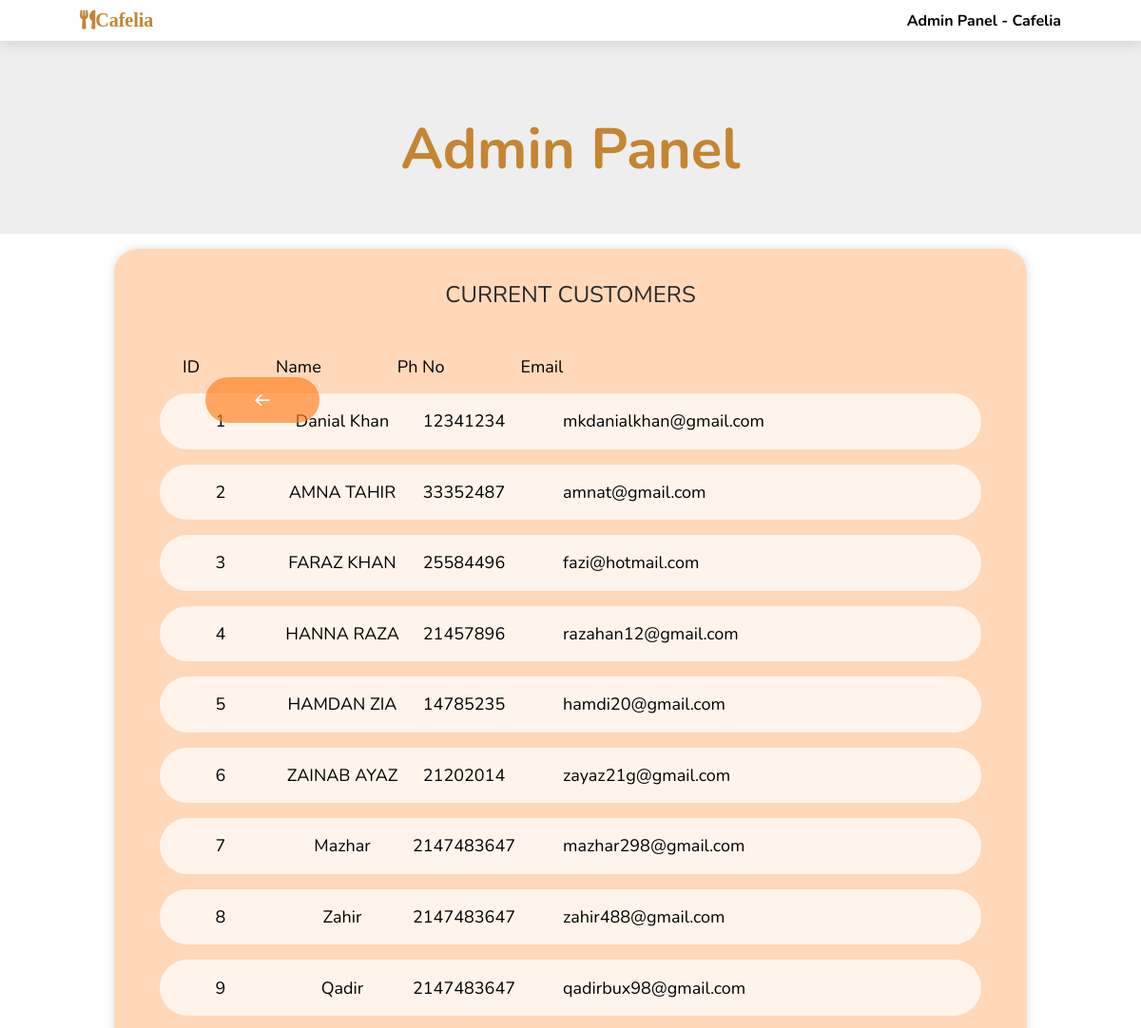
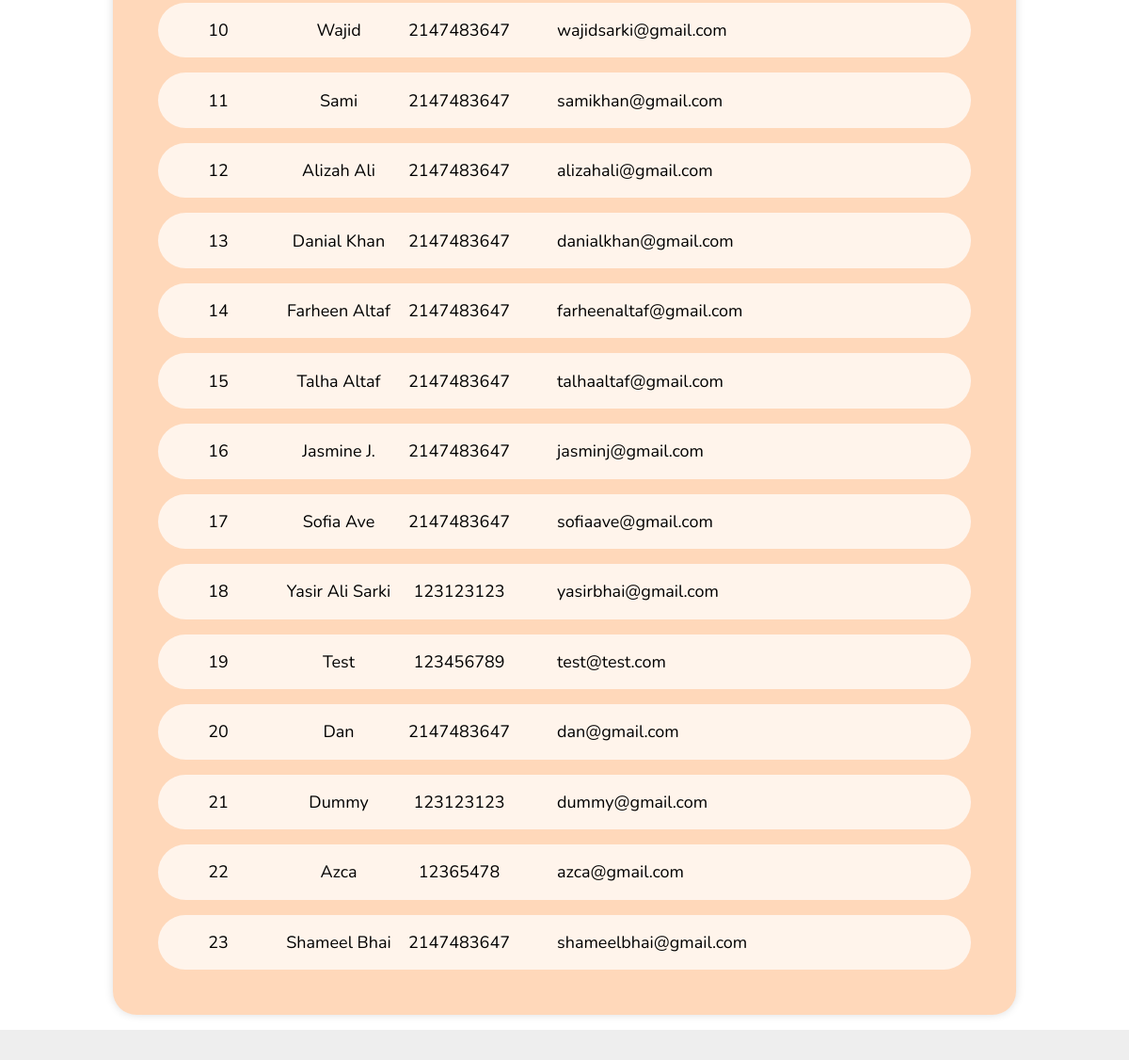
The page /view-customers.php on the database its author committed (2 pictures, top to bottom).
### tables this page shows
CREATE TABLE `customers` (
  `customerID` int(11) NOT NULL,
  `name` varchar(30) NOT NULL,
  `ph_no` int(11) NOT NULL,
  `address` varchar(200) NOT NULL,
  `email` varchar(35) NOT NULL,
  `password` varchar(30) NOT NULL
);

### src/view-customers.php (the view, shortened to what this page needs)
<!DOCTYPE html>
<html lang="en">
<head>
    <link rel="stylesheet" href="https://unpkg.com/swiper/swiper-bundle.min.css" />
	<link href="https://unpkg.com/boxicons@2.1.4/css/boxicons.min.css" rel="stylesheet">
    <link rel="stylesheet" href="https://cdnjs.cloudflare.com/ajax/libs/font-awesome/5.15.3/css/all.min.css">
    <link rel="stylesheet" href="css/style.css">
    <?php
        include 'connection.php';
        $sql = "SELECT customerID, name, ph_no, email FROM customers ORDER BY customerID";
        $result = mysqli_query($conn, $sql);
    ?>
</head>
<body>
<header>
    <a href="" class="logo"><i class="fas fa-utensils">Cafelia</i></a>
    <h1>Admin Panel - Cafelia</h1>
</header>
<section class="top">
    <div class="back-btn">
        <a href="admin-panel.php"><i class='bx bx-arrow-back'></i></a>
    </div>
    <div class="login-heading">
        <h2><span>Admin Panel</span></h2>
    </div>
</section>
<section class="info">
    <div class="outer">
            <div class="heading-text">
                Current Customers
            </div>
            <div class="item-heading">
                <p>ID</p>
                <p>Name</p>
                <p>Ph No</p>
                <p>email</p>
            </div>
            <?php
                while ($row = mysqli_fetch_assoc($result)) {
            ?>
            <div class="item">
                <div class="customerID emp-details"><?php echo $row['customerID']?></div>
                <div class="name emp-details"><?php echo $row['name']?></div>
                <div class="ph_no emp-details"><?php echo $row['ph_no']?></div>
                <div class="email emp-details"><?php echo $row['email']?></div>
            </div>
            <?php
                }
            ?>
    </div>
</section>
<section class="bottom"></section>
</body>
</html>

### src/css/style.css (style rules this page uses)
:root { --brown:#c58532; --black:#292929; --light-color:#666; --box-shadow:0 .5rem 1.5rem rgba(0, 0, 0, 0.1); }
* { font-family: 'Nunito', sans-serif; margin:0; padding:0; box-sizing: border-box; text-decoration: none; outline: none; border:none; text-transform: capitalize; transition: all .2s linear; }
html { font-size: 62.5%; overflow-x: hidden; scroll-padding-top: 5.5rem; scroll-behavior: smooth; }
section { padding:2rem 10%; padding-right: 10% }
section:nth-child(even) { background:#eee; }
header { position: fixed; top:0; left: 0; right:0; background: #fff; padding:1rem 7%; display: flex; align-items: center; justify-content: space-between; z-index: 900; box-shadow: var(--box-shadow); }
header .logo { color:var(--black); font-size: 2.5rem; font-weight: bolder; }
header .logo i { color:var(--brown); }
.top { display: flex; justify-content: center; align-items: center; }
.top .login-heading { text-align: center; color:var(--black); font-size: 5rem; padding-bottom: 4rem; text-transform: uppercase; padding-top: 100px; }
.top .login-heading span { color:var(--brown); }
.back-btn { width: 15rem; height: 6rem; display: flex; justify-content: center; align-items: center; position: absolute; left: 18%; top: 18%; }
.back-btn a { width: 100%; height: 100%; display: flex; justify-content: center; align-items: center; border-radius: 25px; font-size: 20px; font-weight: 700; color: #fff; background-color: #ff8121ad; }
.info { display: flex; align-items: center; justify-content: center; }
.info .outer { display: flex; flex-direction: column; align-items: center; min-height: 60rem; width: 150rem; background-color: #ff81214f; border-radius: 25px; box-shadow: #00000023 0px 0px 10px 0px; gap: 2rem; padding-bottom: 5%; }
.info .outer .item { background-color: #ffffffb7; display: flex; flex-direction: row; width: 90%; height: 20%; border-radius: 30px; }
.info .outer .heading-text { text-align: center; color:var(--black); font-size: 3rem; padding-bottom: 4rem; padding-top: 4rem; text-transform: uppercase; }
.info .outer .item-heading { width: 60%; margin-right: 30rem; display: flex; flex-direction: row; justify-content: flex-start; align-items: flex-start; gap: 10rem; font-size: large; }
.info .outer .item .emp-details { width: 16rem; display: flex; flex-direction: row; justify-content: center; align-items: center; font-size: large; padding-top: 2%; padding-bottom: 2%; }
.info .outer .item .ph_no { margin-right: 5rem; }
.info .outer .item .email { text-transform: none; display: flex; justify-content: start; }
@media (min-width:450px) { html { font-size: 50%; } }

### rows shown on the page
customers: customerID "1", name "Danial Khan", ph_no "12341234", email "mkdanialkhan@gmail.com"
customers: customerID "2", name "AMNA TAHIR", ph_no "33352487", email "amnat@gmail.com"
customers: customerID "3", name "FARAZ KHAN", ph_no "25584496", email "fazi@hotmail.com"
customers: customerID "4", name "HANNA RAZA", ph_no "21457896", email "razahan12@gmail.com"
customers: customerID "5", name "HAMDAN ZIA", ph_no "14785235", email "hamdi20@gmail.com"
customers: customerID "6", name "ZAINAB AYAZ", ph_no "21202014", email "zayaz21g@gmail.com"
customers: customerID "7", name "Mazhar", ph_no "2147483647", email "mazhar298@gmail.com"
customers: customerID "8", name "Zahir", ph_no "2147483647", email "zahir488@gmail.com"
customers: customerID "9", name "Qadir", ph_no "2147483647", email "qadirbux98@gmail.com"
customers: customerID "10", name "Wajid", ph_no "2147483647", email "wajidsarki@gmail.com"
customers: customerID "11", name "Sami", ph_no "2147483647", email "samikhan@gmail.com"
customers: customerID "12", name "Alizah Ali", ph_no "2147483647", email "alizahali@gmail.com"
customers: customerID "13", name "Danial Khan", ph_no "2147483647", email "danialkhan@gmail.com"
customers: customerID "14", name "Farheen Altaf", ph_no "2147483647", email "farheenaltaf@gmail.com"
customers: customerID "15", name "Talha Altaf", ph_no "2147483647", email "talhaaltaf@gmail.com"
customers: customerID "16", name "Jasmine J.", ph_no "2147483647", email "jasminj@gmail.com"
customers: customerID "17", name "Sofia Ave", ph_no "2147483647", email "sofiaave@gmail.com"
customers: customerID "18", name "Yasir Ali Sarki", ph_no "123123123", email "yasirbhai@gmail.com"
customers: customerID "19", name "Test", ph_no "123456789", email "test@test.com"
customers: customerID "20", name "Dan", ph_no "2147483647", email "dan@gmail.com"
customers: customerID "21", name "Dummy", ph_no "123123123", email "dummy@gmail.com"
customers: customerID "22", name "Azca", ph_no "12365478", email "azca@gmail.com"
customers: customerID "23", name "Shameel Bhai", ph_no "2147483647", email "shameelbhai@gmail.com"
